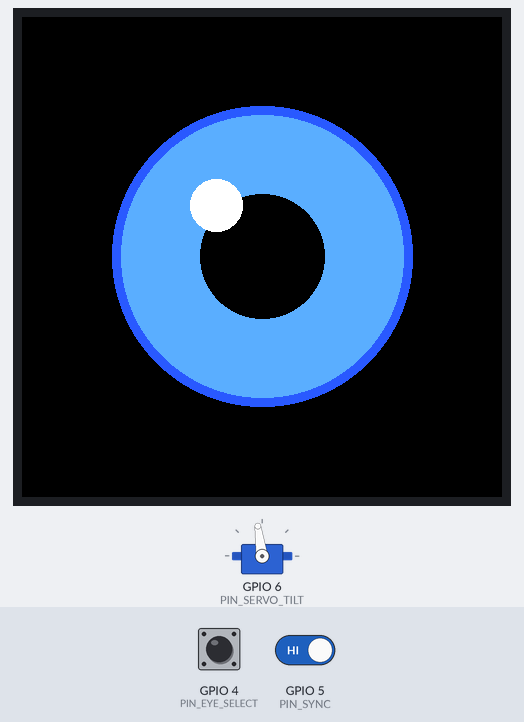
A sketch run on a simulated ESP32-S3. On the bench: 480×480 colour display, servo. Inputs (shaded band) come from the test bench; at power-on: GPIO 5 (PIN_SYNC) HIGH, GPIO 4 (PIN_EYE_SELECT) HIGH. Random numbers use the default seed unless the sketch sets one; servo pulses on a pin are drawn as a servo (544–2400 µs = 0–180°).

Above: at 1.5 s.
1.6 s: GPIO 5 (PIN_SYNC) driven LOW
At 2.8 s:
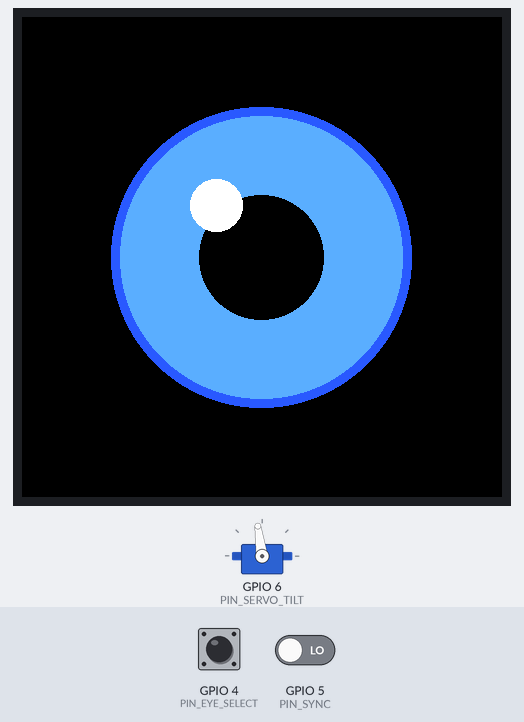
At 3.3 s:
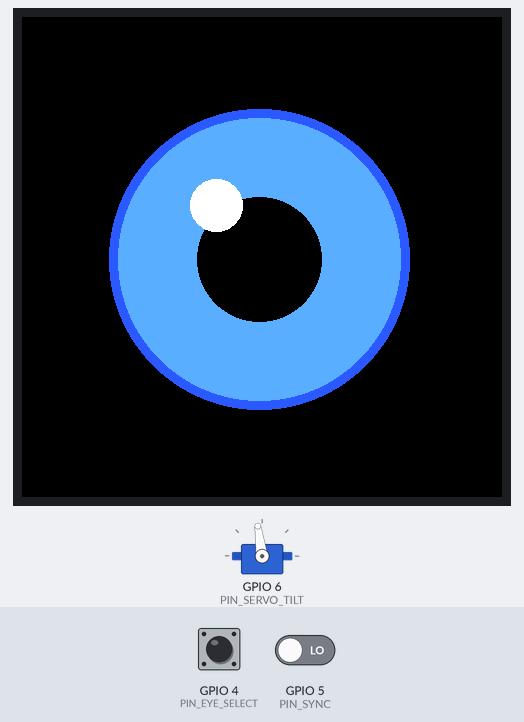
5.0 s: GPIO 5 (PIN_SYNC) driven HIGH
Timing chart, 0 to 8.0 s (numbered marks = the images above; inputs shaded):
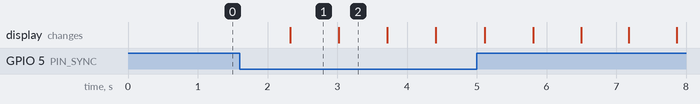

Measured:
- what the display in image 1 shows lasts 0.7 s, from 2.3 s to 3.0 s

The sketch:

face.ino
```cpp
// face.ino — the Face. ESP32-S3, one board per eye.
//
// This board owns the animation. The Brain sends intent a few times a second
// ("look 20 degrees left", "you are curious now") and this board turns that
// into smooth 30 fps movement, blinks, saccades and servo motion.
//
// The split matters for a practical reason as much as an architectural one:
// you can develop and test the whole head with the Jetson unplugged, by typing
// commands into a serial terminal.
//
// This board CANNOT move the robot. It has no connection to the Spine, the CAN
// bus or the contactors. That is deliberate.
//
// Board: ESP32-S3. Libraries: LovyanGFX (display), ESP32Servo (servos).

#include <LovyanGFX.hpp>
#include "config.h"

// ---------------------------------------------------------------------------
//  DISPLAY
// ---------------------------------------------------------------------------
// The 480x480 round panel is QSPI, which LovyanGFX supports but needs a panel
// config block filled in from the module's datasheet. That block is vendor
// specific, so it lives in its own header rather than cluttering this file.
//
// TODO: fill in panel_cfg.h from the Waveshare 2.1in round LCD documentation.
// Until then, everything below runs against the sprite and simply draws to
// nothing, which is still enough to test the animation logic over serial.
#include "panel_cfg.h"
static LGFX lcd;
static LGFX_Sprite eye(&lcd);       // draw off-screen, push once. No tearing.

// ---------------------------------------------------------------------------
//  STATE
// ---------------------------------------------------------------------------
enum Mood : uint8_t { IDLE = 0, CURIOUS, HAPPY, SAD, ALARM, SLEEPY, MOOD_N };
const char* const MOOD_NAME[MOOD_N] =
  {"idle", "curious", "happy", "sad", "alarm", "sleepy"};

struct {
  // where the Brain wants us to look, -1..+1 in each axis
  float want_x = 0, want_y = 0;
  // where we actually are, smoothed
  float x = 0, y = 0;
  // saccade offset, added on top
  float sx = 0, sy = 0;
  Mood  mood = IDLE;
  float lid = 0;            // 0 = open, 1 = shut
  float lid_want = 0;
  float tilt_deg = 0, tilt_want = 0;
  float pan_deg = 0,  pan_want = 0;
  uint32_t brain_last_ms = 0;
} st;

bool is_left = true;        // set in setup() from the select pin

// ===========================================================================
//  SETUP
// ===========================================================================
void setup() {
  pinMode(PIN_EYE_SELECT, INPUT_PULLUP);
  is_left = (digitalRead(PIN_EYE_SELECT) == LOW);

  // The left board drives the sync line, the right board listens to it.
  pinMode(PIN_SYNC, is_left ? OUTPUT : INPUT);

  Serial.begin(BRAIN_BAUD);

  lcd.init();
  lcd.setRotation(0);
  lcd.fillScreen(COL_BG);
  eye.setColorDepth(16);
  eye.createSprite(SCR_W, SCR_H);

  servo_begin();
  randomSeed(esp_random());
}

// ===========================================================================
//  MAIN LOOP
// ===========================================================================
void loop() {
  static uint32_t next_ms = 0;
  const uint32_t frame_ms = 1000 / TARGET_FPS;

  brain_poll();

  uint32_t now = millis();
  if ((int32_t)(now - next_ms) < 0) return;
  next_ms = now + frame_ms;

  frame_sync();
  idle_behaviour(now);
  blink_update(now);
  saccade_update(now);
  gaze_update();
  mood_apply();
  servo_update();
  draw();
}

// Keep the two eyes on the same frame. The left board pulses, the right board
// waits for the edge. If the wire is broken or the other board is dead, the
// wait times out immediately and each eye just runs on its own clock.
void frame_sync() {
  if (is_left) {
    digitalWrite(PIN_SYNC, HIGH);
    delayMicroseconds(50);
    digitalWrite(PIN_SYNC, LOW);
  } else {
    uint32_t t0 = micros();
    while (digitalRead(PIN_SYNC) == LOW) {
      if (micros() - t0 > 2000) break;     // no partner, carry on alone
    }
  }
}

// ===========================================================================
//  BEHAVIOUR WHEN THE BRAIN IS QUIET
// ===========================================================================
// A crashed Jetson must leave a robot that looks bored, not one that looks
// broken. Frozen eyes read as "switched off" to everyone watching.
void idle_behaviour(uint32_t now) {
  if (now - st.brain_last_ms < BRAIN_IDLE_MS) return;

  st.mood = IDLE;
  // Drift slowly around, looking at nothing in particular.
  static uint32_t next_look = 0;
  if (now > next_look) {
    next_look = now + 1800 + random(2600);
    st.want_x = (random(200) - 100) / 140.0f;
    st.want_y = (random(200) - 100) / 220.0f;
  }
}

// ===========================================================================
//  BLINK
// ===========================================================================
void blink_update(uint32_t now) {
  static uint32_t next_blink = 0;
  static uint32_t phase_end  = 0;
  static uint8_t  phase      = 0;   // 0 idle, 1 closing, 2 opening

  if (phase == 0) {
    if (now >= next_blink) {
      phase = 1;
      phase_end = now + BLINK_DOWN_MS;
      st.lid_want = 1.0f;
    }
    return;
  }
  if (now < phase_end) return;

  if (phase == 1) {
    phase = 2;
    phase_end = now + BLINK_UP_MS;
    st.lid_want = 0.0f;
  } else {
    phase = 0;
    next_blink = now + BLINK_MIN_GAP_MS +
                 random(BLINK_MAX_GAP_MS - BLINK_MIN_GAP_MS);
  }
}

void blink_now() {
  // Force a blink on the next frame by pretending the gap has elapsed.
  st.lid_want = 1.0f;
}

// ===========================================================================
//  SACCADES
// ===========================================================================
// Tiny flicks, a few times a second. This is the cheapest single thing you can
// do to stop the eyes looking dead, and nobody can tell you why it works.
void saccade_update(uint32_t now) {
  static uint32_t next = 0;
  if (now < next) return;
  next = now + SACCADE_GAP_MS / 2 + random(SACCADE_GAP_MS);
  st.sx = ((random(200) - 100) / 100.0f) * SACCADE_AMPL;
  st.sy = ((random(200) - 100) / 100.0f) * SACCADE_AMPL;
}

// ===========================================================================
//  SMOOTHING
// ===========================================================================
void gaze_update() {
  st.x   += (st.want_x - st.x) * GAZE_SMOOTH;
  st.y   += (st.want_y - st.y) * GAZE_SMOOTH;
  st.lid += (st.lid_want - st.lid) * LID_SMOOTH;
}

// ===========================================================================
//  MOOD
// ===========================================================================
// Mood does two things: it tilts the barrel, and it sets how far the lid rests
// closed. Those two together carry almost all of the expression — WALL-E's
// eyes are tubes, so the tilt IS the eyebrow.
void mood_apply() {
  switch (st.mood) {
    case IDLE:    st.tilt_want =   0; break;
    case CURIOUS: st.tilt_want =  10; break;   // barrels up and forward
    case HAPPY:   st.tilt_want =   6; break;
    case SAD:     st.tilt_want = -16; break;   // barrels drooped
    case ALARM:   st.tilt_want =  16; break;
    case SLEEPY:  st.tilt_want = -10; break;
    default: break;
  }
  // A resting lid position on top of whatever the blink is doing.
  float rest = (st.mood == SLEEPY) ? 0.45f
             : (st.mood == SAD)    ? 0.22f
             : (st.mood == ALARM)  ? 0.00f : 0.06f;
  if (st.lid_want < rest) st.lid_want = rest;
}

// ===========================================================================
//  DRAW
// ===========================================================================
void draw() {
  eye.fillScreen(COL_BG);

  int16_t gx = SCR_CX + (int16_t)((st.x + st.sx) * GAZE_RANGE);
  int16_t gy = SCR_CY + (int16_t)((st.y + st.sy) * GAZE_RANGE);

  // iris, with a darker rim so it has some depth on a flat panel
  eye.fillCircle(gx, gy, IRIS_R,     COL_IRIS_2);
  eye.fillCircle(gx, gy, IRIS_R - 9, COL_IRIS);
  eye.fillCircle(gx, gy, PUPIL_R,    COL_PUPIL);

  // The highlight does not move with the gaze. A real reflection comes from
  // the light in the room, so it stays put while the eye moves under it.
  eye.fillCircle(SCR_CX - 46, SCR_CY - 52, HILITE_R, COL_HILITE);

  // eyelids, closing from top and bottom
  if (st.lid > 0.01f) {
    int16_t h = (int16_t)(st.lid * (SCR_H / 2));
    eye.fillRect(0, 0,            SCR_W, h, COL_BG);
    eye.fillRect(0, SCR_H - h,    SCR_W, h, COL_BG);
  }

  eye.pushSprite(0, 0);
}

// ===========================================================================
//  SERVOS
// ===========================================================================
// Slew limited, because a servo snapping to position looks mechanical and a
// servo easing looks alive. It also stops the head shaking the whole body.
void servo_update() {
  const float step = SERVO_SLEW_DPS / TARGET_FPS;

  st.tilt_want = clampf(st.tilt_want, TILT_MIN_DEG, TILT_MAX_DEG);
  st.tilt_deg += clampf(st.tilt_want - st.tilt_deg, -step, step);
  servo_write(PIN_SERVO_TILT, st.tilt_deg, TILT_MIN_DEG, TILT_MAX_DEG);

  if (is_left) {
    // Head pan follows the gaze, but only the part the eyes cannot reach.
    // The eye moves first and the head follows, which is how people do it.
    st.pan_want = clampf(st.x * 45.0f, PAN_MIN_DEG, PAN_MAX_DEG);
    st.pan_deg += clampf(st.pan_want - st.pan_deg, -step, step);
    servo_write(PIN_SERVO_PAN, st.pan_deg, PAN_MIN_DEG, PAN_MAX_DEG);
  }
}

void servo_begin() {
  ledcAttach(PIN_SERVO_TILT, 50, 16);
  if (is_left) ledcAttach(PIN_SERVO_PAN, 50, 16);
}

void servo_write(uint8_t pin, float deg, float lo, float hi) {
  float f  = (deg - lo) / (hi - lo);                       // 0..1
  uint16_t us = SERVO_US_MIN + (uint16_t)(f * (SERVO_US_MAX - SERVO_US_MIN));
  // 50 Hz, 16-bit: full period is 20000 us mapped onto 65535 counts.
  ledcWrite(pin, (uint32_t)us * 65535UL / 20000UL);
}

// ===========================================================================
//  BRAIN LINK
// ===========================================================================
// Plain text, one command per line, so you can type it by hand:
//
//   GAZE <az> <el>    degrees. Negative az is left. Both get clamped.
//   MOOD <name>       idle | curious | happy | sad | alarm | sleepy
//   BLINK             blink once, now
//
// Unknown lines are ignored. Anything malformed does not count as contact, so
// a Jetson emitting garbage falls through to the idle behaviour.
void brain_poll() {
  static char line[48];
  static uint8_t n = 0;

  while (Serial.available()) {
    char c = Serial.read();
    if (c == '\r') continue;
    if (c != '\n') {
      if (n < sizeof(line) - 1) line[n++] = c;
      else n = 0;
      continue;
    }
    line[n] = 0;
    uint8_t len = n;
    n = 0;
    if (len == 0) continue;
    if (handle(line)) st.brain_last_ms = millis();
  }
}

bool handle(const char* s) {
  float az, el;
  char name[16];

  if (sscanf(s, "GAZE %f %f", &az, &el) == 2) {
    // 45 degrees of gaze maps to the full travel of the iris.
    st.want_x = clampf(az / 45.0f, -1.0f, 1.0f);
    st.want_y = clampf(el / 45.0f, -1.0f, 1.0f);
    return true;
  }
  if (sscanf(s, "MOOD %15s", name) == 1) {
    for (uint8_t i = 0; i < MOOD_N; i++)
      if (!strcmp(name, MOOD_NAME[i])) { st.mood = (Mood)i; return true; }
    return false;
  }
  if (!strcmp(s, "BLINK")) { blink_now(); return true; }
  return false;
}

// ===========================================================================
float clampf(float v, float lo, float hi) {
  return v < lo ? lo : (v > hi ? hi : v);
}
```

config.h
```cpp
// config.h — the Face. One of these boards per eye.
//
// See WALL-E/docs/01-architecture.md section 5 for the split of responsibility:
// the Brain says WHAT TO FEEL, this board decides HOW TO SHOW IT. That is why
// the animation runs here and not on the Jetson — the face stays smooth even
// while the Brain is busy or rebooting.

#pragma once

// ===========================================================================
//  WHICH EYE IS THIS BOARD?
// ===========================================================================
// Tie PIN_EYE_SELECT to ground on the left board and leave it floating on the
// right one. Same firmware on both, so there is only ever one binary to keep
// track of, and swapping a dead board in the field needs no laptop.
const uint8_t PIN_EYE_SELECT = 4;   // LOW = left eye

// ===========================================================================
//  FRAME SYNC
// ===========================================================================
// One wire between the two boards. The left board pulses it; the right board
// starts its frame on the pulse. Without this the two eyes blink a few tens of
// milliseconds apart, which is subtly unsettling in a way people notice
// without being able to say why.
const uint8_t PIN_SYNC = 5;

// ===========================================================================
//  DISPLAY
// ===========================================================================
// Waveshare 2.1 inch round, 480x480, QSPI. 53 mm active area, sitting in a
// 105 mm barrel. See docs/05-bom.md section 4 and cad/walle_frame.scad.
const uint16_t SCR_W = 480, SCR_H = 480;
const int16_t  SCR_CX = SCR_W / 2, SCR_CY = SCR_H / 2;
const uint8_t  TARGET_FPS = 30;     // docs/01-architecture.md section 1

// ===========================================================================
//  EYE GEOMETRY, in screen pixels
// ===========================================================================
const int16_t IRIS_R      = 150;    // the coloured part
const int16_t PUPIL_R     = 62;     // the dark centre
const int16_t GAZE_RANGE  = 78;     // how far the iris may travel off centre
const int16_t HILITE_R    = 26;     // the specular dot that sells it as glass

// Colours, RGB565.
const uint16_t COL_BG     = 0x0000; // black. The barrel interior is black too.
const uint16_t COL_IRIS   = 0x5D7F; // pale blue
const uint16_t COL_IRIS_2 = 0x2ADF; // deeper blue, for the rim
const uint16_t COL_PUPIL  = 0x0000;
const uint16_t COL_HILITE = 0xFFFF;

// ===========================================================================
//  ANIMATION
// ===========================================================================
// Gaze is smoothed towards the target rather than jumped, so the Brain can
// send coarse 5 Hz updates and the eye still moves like an eye.
const float GAZE_SMOOTH   = 0.14f;  // per frame, 0..1. Lower is lazier.
const float LID_SMOOTH    = 0.35f;

// Blinking. A real blink is fast down and slower up.
const uint16_t BLINK_DOWN_MS = 70;
const uint16_t BLINK_UP_MS   = 130;
const uint16_t BLINK_MIN_GAP_MS = 2200;   // never blink more often than this
const uint16_t BLINK_MAX_GAP_MS = 7000;   // idle blink, so he looks alive

// Saccades: tiny involuntary flicks. Without these the gaze looks dead even
// when it is moving, because real eyes are never still.
const float    SACCADE_AMPL   = 0.035f;
const uint16_t SACCADE_GAP_MS = 900;

// ===========================================================================
//  SERVO — barrel tilt
// ===========================================================================
// One servo per barrel, tilting it up and down. Head pan is a separate servo
// on the neck, driven by the left board only.
const uint8_t  PIN_SERVO_TILT = 6;
const uint8_t  PIN_SERVO_PAN  = 7;    // left board only
const uint16_t SERVO_US_MIN   = 1000;
const uint16_t SERVO_US_MAX   = 2000;
// Mechanical limits, degrees. Going past these makes the barrel hit the yoke.
const float    TILT_MIN_DEG   = -22.0f, TILT_MAX_DEG = 18.0f;
const float    PAN_MIN_DEG    = -55.0f, PAN_MAX_DEG  = 55.0f;
const float    SERVO_SLEW_DPS = 140.0f; // degrees per second. Keeps it calm.

// ===========================================================================
//  BRAIN LINK
// ===========================================================================
const uint32_t BRAIN_BAUD    = 115200;
// If the Brain goes quiet, do NOT freeze. Fall back to the idle behaviour, so
// a crashed Jetson leaves a robot that looks bored rather than broken.
const uint32_t BRAIN_IDLE_MS = 1500;
```

panel_cfg.h
```cpp
// panel_cfg.h — LovyanGFX panel setup for the round eye display.
//
// This is the one file in the project that has to be copied out of a vendor
// document rather than reasoned about. The 2.1 inch 480x480 round panel is
// QSPI, and the initialisation sequence, pin mapping and timing are specific
// to the module you actually buy.
//
// TODO before the head can light up:
//   1. Find the Waveshare example for the exact module (2.1in round, 480x480).
//   2. Copy its bus and panel config into the class below.
//   3. Check the pin numbers against the ESP32-S3 board you are using, and
//      against config.h — PIN_EYE_SELECT, PIN_SYNC and the two servo pins must
//      not clash with the display bus.
//
// Until then this compiles and runs against a panel that is not there, which
// is enough to develop and test all of the animation logic in face.ino over
// the serial link. That is deliberate: the animation is the hard part and it
// does not need the screen to write.

#pragma once
#include <LovyanGFX.hpp>

class LGFX : public lgfx::LGFX_Device {
  // PLACEHOLDER. Replace both of these with the vendor's config.
  lgfx::Panel_GC9A01  _panel;
  lgfx::Bus_SPI       _bus;

public:
  LGFX() {
    {
      auto cfg = _bus.config();
      cfg.spi_host    = SPI2_HOST;
      cfg.spi_mode    = 0;
      cfg.freq_write  = 40000000;
      cfg.pin_sclk    = 12;    // CHECK against your board
      cfg.pin_mosi    = 11;
      cfg.pin_miso    = -1;
      cfg.pin_dc      = 13;
      _bus.config(cfg);
      _panel.setBus(&_bus);
    }
    {
      auto cfg = _panel.config();
      cfg.pin_cs      = 10;    // CHECK
      cfg.pin_rst     = 14;
      cfg.panel_width  = 480;
      cfg.panel_height = 480;
      cfg.offset_x     = 0;
      cfg.offset_y     = 0;
      cfg.readable     = false;
      cfg.invert       = true;
      _panel.config(cfg);
    }
    setPanel(&_panel);
  }
};
```
